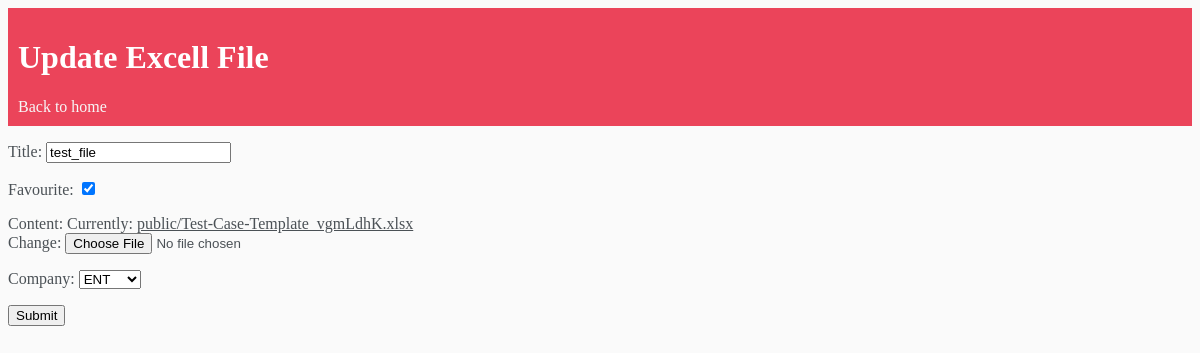
The page /file_update/7/ (signed in) on the database its author committed.
### basefinale/models.py (models this page shows, shortened)
class Fichier(models.Model):
    user = models.ForeignKey(User, on_delete=models.CASCADE)
    title = models.CharField(unique=True,max_length=200)
    favourite = models.BooleanField()
    upload_date = models.DateField(auto_now_add=True)
    content = models.FileField(upload_to='public', null=True)
    company = models.ForeignKey("Entreprise", on_delete=models.CASCADE)

### basefinale/views.py (the view)
# urls.py: path('file_update/<int:pk>/', FileUpdate.as_view(), name='file_update'),
class FileUpdate(LoginRequiredMixin, UpdateView):
    model = Fichier
    fields = ['title', 'favourite', 'content', 'company']
    success_url = reverse_lazy('files')
    template_name = 'basefinale/modifier_fichier.html'

### basefinale/models.py (called while the page is built)
    def __str__(self):
        return self.name

### basefinale/templates/basefinale/modifier_fichier.html (shortened to what this page needs)
{% extends 'basefinale/main.html' %}
{% block content %}
<div class="header-bar">
    <div>
        <h1>Update Excell File</h1>
    </div>
    <a href="{% url 'files' %}">Back to home</a>
</div>
<form method="POST" enctype="multipart/form-data">
    {{form.as_p}}
    <input type="submit" value="Submit">
</form>
{% endblock content %}

### basefinale/templates/basefinale/main.html (style rules this page uses)
body { background-color: #fafafa; font-family: Calibri; //padding-top: 0; }
h1, h2, h3, h4, h5, h6, { font-family: Calibri; }
a, p { color: #4b5156 }
.header-bar { //display: flex; justify-content: space-between; color: #fff; padding: 10px; //border-radius: 5px 5px 0 0; //background-color: linear-gradient(90deg, #EEA390 0%, #EB796F 43%, #EB796F 100%); background-color: #eb445a; }
.header-bar a { color: rgb(247, 247, 247); text-decoration: none; }

### rows shown on the page
Fichier: title "test_file", favourite "☑", company "ENT"
